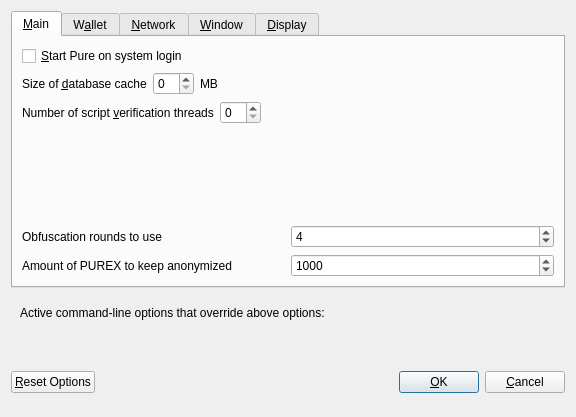
<?xml version="1.0" encoding="UTF-8"?>
<ui version="4.0">
 <class>OptionsDialog</class>
 <widget class="QDialog" name="OptionsDialog">
  <property name="geometry">
   <rect>
    <x>0</x>
    <y>0</y>
    <width>576</width>
    <height>417</height>
   </rect>
  </property>
  <property name="windowTitle">
   <string>Options</string>
  </property>
  <property name="modal">
   <bool>true</bool>
  </property>
  <layout class="QVBoxLayout" name="verticalLayout">
   <item>
    <widget class="QTabWidget" name="tabWidget">
     <property name="currentIndex">
      <number>0</number>
     </property>
     <widget class="QWidget" name="tabMain">
      <attribute name="title">
       <string>&amp;Main</string>
      </attribute>
      <layout class="QVBoxLayout" name="verticalLayout_Main">
       <item>
        <widget class="QCheckBox" name="bitcoinAtStartup">
         <property name="toolTip">
          <string>Automatically start Pure after logging in to the system.</string>
         </property>
         <property name="text">
          <string>&amp;Start Pure on system login</string>
         </property>
        </widget>
       </item>
       <item>
        <layout class="QHBoxLayout" name="horizontalLayout_2_Main">
         <item>
          <widget class="QLabel" name="databaseCacheLabel">
           <property name="text">
            <string>Size of &amp;database cache</string>
           </property>
           <property name="textFormat">
            <enum>Qt::PlainText</enum>
           </property>
           <property name="buddy">
            <cstring>databaseCache</cstring>
           </property>
          </widget>
         </item>
         <item>
          <widget class="QSpinBox" name="databaseCache"/>
         </item>
         <item>
          <widget class="QLabel" name="databaseCacheUnitLabel">
           <property name="text">
            <string>MB</string>
           </property>
           <property name="textFormat">
            <enum>Qt::PlainText</enum>
           </property>
          </widget>
         </item>
         <item>
          <spacer name="horizontalSpacer_2_Main">
           <property name="orientation">
            <enum>Qt::Horizontal</enum>
           </property>
           <property name="sizeHint" stdset="0">
            <size>
             <width>40</width>
             <height>20</height>
            </size>
           </property>
          </spacer>
         </item>
        </layout>
       </item>
       <item>
        <layout class="QHBoxLayout" name="horizontalLayout_3_Main">
         <item>
          <widget class="QLabel" name="threadsScriptVerifLabel">
           <property name="text">
            <string>Number of script &amp;verification threads</string>
           </property>
           <property name="textFormat">
            <enum>Qt::PlainText</enum>
           </property>
           <property name="buddy">
            <cstring>threadsScriptVerif</cstring>
           </property>
          </widget>
         </item>
         <item>
          <widget class="QSpinBox" name="threadsScriptVerif">
           <property name="toolTip">
            <string>(0 = auto, &lt;0 = leave that many cores free)</string>
           </property>
          </widget>
         </item>
         <item>
          <spacer name="horizontalSpacer_3_Main">
           <property name="orientation">
            <enum>Qt::Horizontal</enum>
           </property>
           <property name="sizeHint" stdset="0">
            <size>
             <width>40</width>
             <height>20</height>
            </size>
           </property>
          </spacer>
         </item>
        </layout>
       </item>
       <item>
        <spacer name="verticalSpacer_Main">
         <property name="orientation">
          <enum>Qt::Vertical</enum>
         </property>
         <property name="sizeHint" stdset="0">
          <size>
           <width>20</width>
           <height>40</height>
          </size>
         </property>
        </spacer>
       </item>
       <item>
        <layout class="QHBoxLayout" name="horizontalLayout_4_Main">
         <item>
          <widget class="QLabel" name="label">
           <property name="toolTip">
            <string>This setting determines the amount of individual masternodes that an input will be anonymized through.&lt;br/&gt;More rounds of anonymization gives a higher degree of privacy, but also costs more in fees.</string>
           </property>
           <property name="text">
            <string>Obfuscation rounds to use</string>
           </property>
          </widget>
         </item>
         <item>
          <widget class="QSpinBox" name="obfuscationRounds">
           <property name="minimum">
            <number>2</number>
           </property>
           <property name="maximum">
            <number>8</number>
           </property>
           <property name="value">
            <number>4</number>
           </property>
          </widget>
         </item>
        </layout>
       </item>
       <item>
        <layout class="QHBoxLayout" name="horizontalLayout">
         <item>
          <widget class="QLabel" name="label_2">
           <property name="toolTip">
            <string>This amount acts as a threshold to turn off Obfuscation once it's reached.</string>
           </property>
           <property name="statusTip">
            <string notr="true"/>
           </property>
           <property name="whatsThis">
            <string notr="true"/>
           </property>
           <property name="accessibleName">
            <string notr="true"/>
           </property>
           <property name="accessibleDescription">
            <string notr="true"/>
           </property>
           <property name="text">
            <string>Amount of PUREX to keep anonymized</string>
           </property>
          </widget>
         </item>
         <item>
          <widget class="QSpinBox" name="anonymizePure">
           <property name="minimum">
            <number>100</number>
           </property>
           <property name="maximum">
            <number>100000</number>
           </property>
           <property name="singleStep">
            <number>100</number>
           </property>
           <property name="value">
            <number>1000</number>
           </property>
          </widget>
         </item>
        </layout>
       </item>
      </layout>
     </widget>
     <widget class="QWidget" name="tabWallet">
      <attribute name="title">
       <string>W&amp;allet</string>
      </attribute>
      <layout class="QVBoxLayout" name="verticalLayout_Wallet">
       <item>
        <widget class="QGroupBox" name="groupBox">
         <property name="title">
          <string>Expert</string>
         </property>
         <layout class="QVBoxLayout" name="verticalLayout_2">
          <item>
           <widget class="QCheckBox" name="coinControlFeatures">
            <property name="toolTip">
             <string>Whether to show coin control features or not.</string>
            </property>
            <property name="text">
             <string>Enable coin &amp;control features</string>
            </property>
           </widget>
          </item>
          <item>
           <widget class="QCheckBox" name="showMasternodesTab">
            <property name="toolTip">
             <string>Show additional tab listing all your masternodes in first sub-tab&lt;br/&gt;and all masternodes on the network in second sub-tab.</string>
            </property>
            <property name="text">
             <string>Show Masternodes Tab</string>
            </property>
           </widget>
          </item>
          <item>
           <widget class="QCheckBox" name="spendZeroConfChange">
            <property name="toolTip">
             <string>If you disable the spending of unconfirmed change, the change from a transaction&lt;br/&gt;cannot be used until that transaction has at least one confirmation.&lt;br/&gt;This also affects how your balance is computed.</string>
            </property>
            <property name="text">
             <string>&amp;Spend unconfirmed change</string>
            </property>
           </widget>
          </item>
         </layout>
        </widget>
       </item>
       <item>
        <spacer name="verticalSpacer_Wallet">
         <property name="orientation">
          <enum>Qt::Vertical</enum>
         </property>
         <property name="sizeHint" stdset="0">
          <size>
           <width>20</width>
           <height>40</height>
          </size>
         </property>
        </spacer>
       </item>
      </layout>
     </widget>
     <widget class="QWidget" name="tabNetwork">
      <attribute name="title">
       <string>&amp;Network</string>
      </attribute>
      <layout class="QVBoxLayout" name="verticalLayout_Network">
       <item>
        <widget class="QCheckBox" name="mapPortUpnp">
         <property name="toolTip">
          <string>Automatically open the Pure client port on the router. This only works when your router supports UPnP and it is enabled.</string>
         </property>
         <property name="text">
          <string>Map port using &amp;UPnP</string>
         </property>
        </widget>
       </item>
       <item>
        <widget class="QCheckBox" name="allowIncoming">
         <property name="toolTip">
          <string>Accept connections from outside</string>
         </property>
         <property name="text">
          <string>Allow incoming connections</string>
         </property>
        </widget>
       </item>
       <item>
        <widget class="QCheckBox" name="connectSocks">
         <property name="toolTip">
          <string>Connect to the Pure network through a SOCKS5 proxy.</string>
         </property>
         <property name="text">
          <string>&amp;Connect through SOCKS5 proxy (default proxy):</string>
         </property>
        </widget>
       </item>
       <item>
        <layout class="QHBoxLayout" name="horizontalLayout_1_Network">
         <item>
          <widget class="QLabel" name="proxyIpLabel">
           <property name="text">
            <string>Proxy &amp;IP:</string>
           </property>
           <property name="textFormat">
            <enum>Qt::PlainText</enum>
           </property>
           <property name="buddy">
            <cstring>proxyIp</cstring>
           </property>
          </widget>
         </item>
         <item>
          <widget class="QValidatedLineEdit" name="proxyIp">
           <property name="minimumSize">
            <size>
             <width>140</width>
             <height>0</height>
            </size>
           </property>
           <property name="maximumSize">
            <size>
             <width>140</width>
             <height>16777215</height>
            </size>
           </property>
           <property name="toolTip">
            <string>IP address of the proxy (e.g. IPv4: 127.0.0.1 / IPv6: ::1)</string>
           </property>
          </widget>
         </item>
         <item>
          <widget class="QLabel" name="proxyPortLabel">
           <property name="text">
            <string>&amp;Port:</string>
           </property>
           <property name="textFormat">
            <enum>Qt::PlainText</enum>
           </property>
           <property name="buddy">
            <cstring>proxyPort</cstring>
           </property>
          </widget>
         </item>
         <item>
          <widget class="QLineEdit" name="proxyPort">
           <property name="minimumSize">
            <size>
             <width>55</width>
             <height>0</height>
            </size>
           </property>
           <property name="maximumSize">
            <size>
             <width>55</width>
             <height>16777215</height>
            </size>
           </property>
           <property name="toolTip">
            <string>Port of the proxy (e.g. 9050)</string>
           </property>
          </widget>
         </item>
         <item>
          <spacer name="horizontalSpacer_1_Network">
           <property name="orientation">
            <enum>Qt::Horizontal</enum>
           </property>
           <property name="sizeHint" stdset="0">
            <size>
             <width>40</width>
             <height>20</height>
            </size>
           </property>
          </spacer>
         </item>
        </layout>
       </item>
       <item>
        <spacer name="verticalSpacer_Network">
         <property name="orientation">
          <enum>Qt::Vertical</enum>
         </property>
         <property name="sizeHint" stdset="0">
          <size>
           <width>20</width>
           <height>40</height>
          </size>
         </property>
        </spacer>
       </item>
      </layout>
     </widget>
     <widget class="QWidget" name="tabWindow">
      <attribute name="title">
       <string>&amp;Window</string>
      </attribute>
      <layout class="QVBoxLayout" name="verticalLayout_Window">
       <item>
        <widget class="QCheckBox" name="minimizeToTray">
         <property name="toolTip">
          <string>Show only a tray icon after minimizing the window.</string>
         </property>
         <property name="text">
          <string>&amp;Minimize to the tray instead of the taskbar</string>
         </property>
        </widget>
       </item>
       <item>
        <widget class="QCheckBox" name="minimizeOnClose">
         <property name="toolTip">
          <string>Minimize instead of exit the application when the window is closed. When this option is enabled, the application will be closed only after selecting Quit in the menu.</string>
         </property>
         <property name="text">
          <string>M&amp;inimize on close</string>
         </property>
        </widget>
       </item>
       <item>
        <spacer name="verticalSpacer_Window">
         <property name="orientation">
          <enum>Qt::Vertical</enum>
         </property>
         <property name="sizeHint" stdset="0">
          <size>
           <width>20</width>
           <height>40</height>
          </size>
         </property>
        </spacer>
       </item>
      </layout>
     </widget>
     <widget class="QWidget" name="tabDisplay">
      <attribute name="title">
       <string>&amp;Display</string>
      </attribute>
      <layout class="QVBoxLayout" name="verticalLayout_Display">
       <item>
        <layout class="QHBoxLayout" name="horizontalLayout_1_Display">
         <item>
          <widget class="QLabel" name="langLabel">
           <property name="text">
            <string>User Interface &amp;language:</string>
           </property>
           <property name="textFormat">
            <enum>Qt::PlainText</enum>
           </property>
           <property name="buddy">
            <cstring>lang</cstring>
           </property>
          </widget>
         </item>
         <item>
          <widget class="QValueComboBox" name="lang">
           <property name="toolTip">
            <string>The user interface language can be set here. This setting will take effect after restarting Pure.</string>
           </property>
          </widget>
         </item>
        </layout>
       </item>
       <item>
        <widget class="QLabel" name="label_3">
         <property name="toolTip">
          <string notr="true"/>
         </property>
         <property name="statusTip">
          <string notr="true"/>
         </property>
         <property name="whatsThis">
          <string notr="true"/>
         </property>
         <property name="accessibleName">
          <string notr="true"/>
         </property>
         <property name="text">
          <string>Language missing or translation incomplete? Help contributing translations here:
https://www.transifex.com/pure-project/pure-project-translations</string>
         </property>
         <property name="wordWrap">
          <bool>true</bool>
         </property>
         <property name="openExternalLinks">
          <bool>true</bool>
         </property>
         <property name="textInteractionFlags">
          <set>Qt::TextBrowserInteraction</set>
         </property>
        </widget>
       </item>
       <item>
        <layout class="QHBoxLayout" name="horizontalLayout_4_Display" stretch="0,0">
         <item>
          <widget class="QLabel" name="themeLabel">
           <property name="text">
            <string>User Interface Theme:</string>
           </property>
          </widget>
         </item>
         <item>
          <widget class="QValueComboBox" name="theme"/>
         </item>
        </layout>
       </item>
       <item>
        <widget class="Line" name="line">
         <property name="orientation">
          <enum>Qt::Horizontal</enum>
         </property>
        </widget>
       </item>
       <item>
        <layout class="QHBoxLayout" name="horizontalLayout_2_Display">
         <item>
          <widget class="QLabel" name="unitLabel">
           <property name="text">
            <string>&amp;Unit to show amounts in:</string>
           </property>
           <property name="textFormat">
            <enum>Qt::PlainText</enum>
           </property>
           <property name="buddy">
            <cstring>unit</cstring>
           </property>
          </widget>
         </item>
         <item>
          <widget class="QValueComboBox" name="unit">
           <property name="toolTip">
            <string>Choose the default subdivision unit to show in the interface and when sending coins.</string>
           </property>
          </widget>
         </item>
        </layout>
       </item>
       <item>
        <layout class="QHBoxLayout" name="horizontalLayout_5_Display">
         <item>
          <widget class="QLabel" name="digitsLabel">
           <property name="text">
            <string>Decimal digits</string>
           </property>
          </widget>
         </item>
         <item>
          <widget class="QValueComboBox" name="digits"/>
         </item>
        </layout>
       </item>
       <item>
        <layout class="QHBoxLayout" name="horizontalLayout_3_Display">
         <item>
          <widget class="QLabel" name="thirdPartyTxUrlsLabel">
           <property name="toolTip">
            <string>Third party URLs (e.g. a block explorer) that appear in the transactions tab as context menu items. %s in the URL is replaced by transaction hash. Multiple URLs are separated by vertical bar |.</string>
           </property>
           <property name="text">
            <string>Third party transaction URLs</string>
           </property>
           <property name="buddy">
            <cstring>thirdPartyTxUrls</cstring>
           </property>
          </widget>
         </item>
         <item>
          <widget class="QLineEdit" name="thirdPartyTxUrls">
           <property name="toolTip">
            <string>Third party URLs (e.g. a block explorer) that appear in the transactions tab as context menu items. %s in the URL is replaced by transaction hash. Multiple URLs are separated by vertical bar |.</string>
           </property>
          </widget>
         </item>
        </layout>
       </item>
       <item>
        <spacer name="verticalSpacer">
         <property name="orientation">
          <enum>Qt::Vertical</enum>
         </property>
         <property name="sizeHint" stdset="0">
          <size>
           <width>20</width>
           <height>40</height>
          </size>
         </property>
        </spacer>
       </item>
      </layout>
     </widget>
    </widget>
   </item>
   <item>
    <widget class="QFrame" name="frame">
     <layout class="QVBoxLayout" name="verticalLayout_Bottom">
      <item>
       <layout class="QHBoxLayout" name="horizontalLayout_Bottom">
        <item>
         <widget class="QLabel" name="overriddenByCommandLineInfoLabel">
          <property name="text">
           <string>Active command-line options that override above options:</string>
          </property>
          <property name="textFormat">
           <enum>Qt::PlainText</enum>
          </property>
         </widget>
        </item>
        <item>
         <spacer name="horizontalSpacer_Bottom">
          <property name="orientation">
           <enum>Qt::Horizontal</enum>
          </property>
          <property name="sizeHint" stdset="0">
           <size>
            <width>40</width>
            <height>20</height>
           </size>
          </property>
         </spacer>
        </item>
       </layout>
      </item>
      <item>
       <widget class="QLabel" name="overriddenByCommandLineLabel">
        <property name="text">
         <string/>
        </property>
        <property name="textFormat">
         <enum>Qt::PlainText</enum>
        </property>
        <property name="wordWrap">
         <bool>true</bool>
        </property>
       </widget>
      </item>
     </layout>
    </widget>
   </item>
   <item>
    <layout class="QHBoxLayout" name="horizontalLayout_Buttons">
     <item>
      <widget class="QPushButton" name="resetButton">
       <property name="toolTip">
        <string>Reset all client options to default.</string>
       </property>
       <property name="text">
        <string>&amp;Reset Options</string>
       </property>
       <property name="autoDefault">
        <bool>false</bool>
       </property>
      </widget>
     </item>
     <item>
      <spacer name="horizontalSpacer_1">
       <property name="orientation">
        <enum>Qt::Horizontal</enum>
       </property>
       <property name="sizeHint" stdset="0">
        <size>
         <width>40</width>
         <height>48</height>
        </size>
       </property>
      </spacer>
     </item>
     <item>
      <widget class="QLabel" name="statusLabel">
       <property name="minimumSize">
        <size>
         <width>200</width>
         <height>0</height>
        </size>
       </property>
       <property name="font">
        <font>
         <weight>75</weight>
         <bold>true</bold>
        </font>
       </property>
       <property name="text">
        <string/>
       </property>
       <property name="textFormat">
        <enum>Qt::PlainText</enum>
       </property>
       <property name="wordWrap">
        <bool>true</bool>
       </property>
      </widget>
     </item>
     <item>
      <spacer name="horizontalSpacer_2">
       <property name="orientation">
        <enum>Qt::Horizontal</enum>
       </property>
       <property name="sizeHint" stdset="0">
        <size>
         <width>40</width>
         <height>48</height>
        </size>
       </property>
      </spacer>
     </item>
     <item>
      <widget class="QPushButton" name="okButton">
       <property name="text">
        <string>&amp;OK</string>
       </property>
       <property name="autoDefault">
        <bool>false</bool>
       </property>
       <property name="default">
        <bool>true</bool>
       </property>
      </widget>
     </item>
     <item>
      <widget class="QPushButton" name="cancelButton">
       <property name="text">
        <string>&amp;Cancel</string>
       </property>
       <property name="autoDefault">
        <bool>false</bool>
       </property>
      </widget>
     </item>
    </layout>
   </item>
  </layout>
 </widget>
 <customwidgets>
  <customwidget>
   <class>QValidatedLineEdit</class>
   <extends>QLineEdit</extends>
   <header>qvalidatedlineedit.h</header>
  </customwidget>
  <customwidget>
   <class>QValueComboBox</class>
   <extends>QComboBox</extends>
   <header>qvaluecombobox.h</header>
  </customwidget>
 </customwidgets>
 <resources/>
 <connections/>
</ui>
